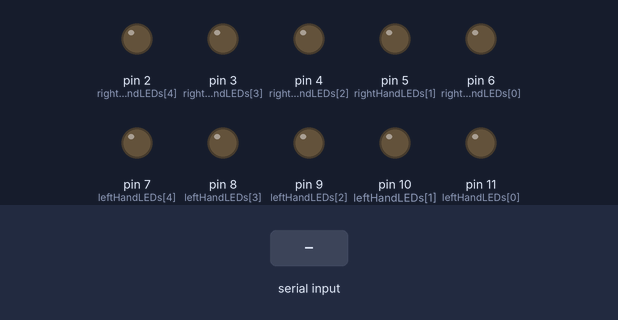
Recording of a sketch running on a simulated Arduino Uno, built with avr-gcc and run on an emulated ATmega328P. On the bench: output pins drawn as LEDs (lit = HIGH). The test bench sets the inputs (shaded band).

Above: at 1.2 s.
1.3 s: "90,45\n" received over Serial
At 1.9 s:
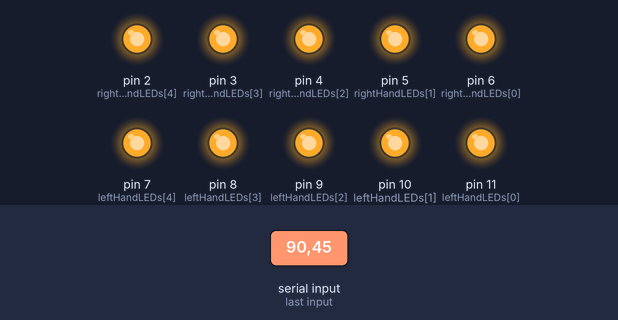
3.8 s: "5\n" received over Serial
At 4.6 s:
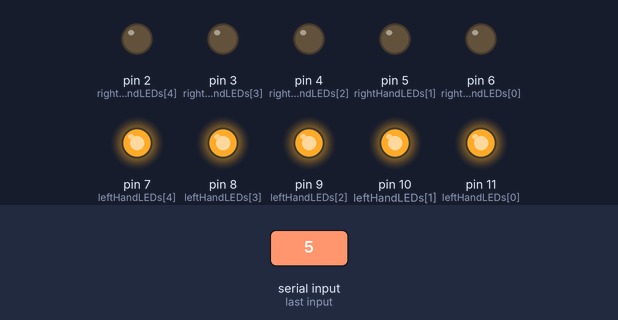
Timing chart, 0 to 6.8 s (numbered marks = the images above; inputs shaded):
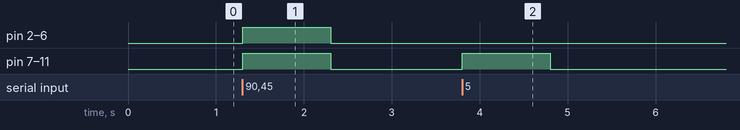

The sketch:

mano_br.ino
```cpp
const int leftHandLEDs[] = {11, 10, 9, 8, 7};
const int rightHandLEDs[] = {6, 5, 4, 3, 2};

void setup() {
  for (int i = 2; i <= 11; i++) {
    pinMode(i, OUTPUT);
  }
  Serial.begin(9600);
}

void loop() {
  if (Serial.available() > 0) {
    int fingers = Serial.parseInt();

    // Enciende los LEDs de la mano izquierda según la cantidad de dedos
    for (int i = 0; i < 5; i++) {
      if (i < fingers && i < 5) {
        digitalWrite(leftHandLEDs[i], HIGH);
      } else {
        digitalWrite(leftHandLEDs[i], LOW);
      }
    }

    // Enciende los LEDs de la mano derecha según la cantidad de dedos
    for (int i = 0; i < 5; i++) {
      if (i < fingers - 5 && i >= 0) {
        digitalWrite(rightHandLEDs[i], HIGH);
      } else {
        digitalWrite(rightHandLEDs[i], LOW);
      }
    }
  }
}
```

Measured:
- after the input at 1.3 s, pin 2 (rightHandLEDs[4]), pin 3 (rightHandLEDs[3]), pin 4 (rightHandLEDs[2]), pin 5 (rightHandLEDs[1]), pin 6 (rightHandLEDs[0]), pin 7 (leftHandLEDs[4]), pin 8 (leftHandLEDs[3]), pin 9 (leftHandLEDs[2]), pin 10 (leftHandLEDs[1]), pin 11 (leftHandLEDs[0]): LOW → HIGH at once, → LOW 1.0 s later
- after the input at 3.8 s, pin 7 (leftHandLEDs[4]), pin 8 (leftHandLEDs[3]), pin 9 (leftHandLEDs[2]), pin 10 (leftHandLEDs[1]), pin 11 (leftHandLEDs[0]): LOW → HIGH at once, → LOW 1.0 s later
